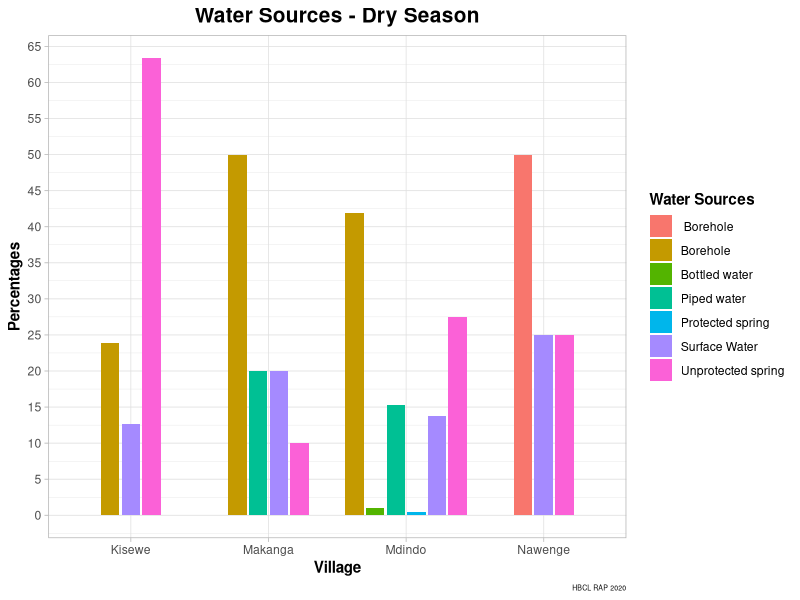
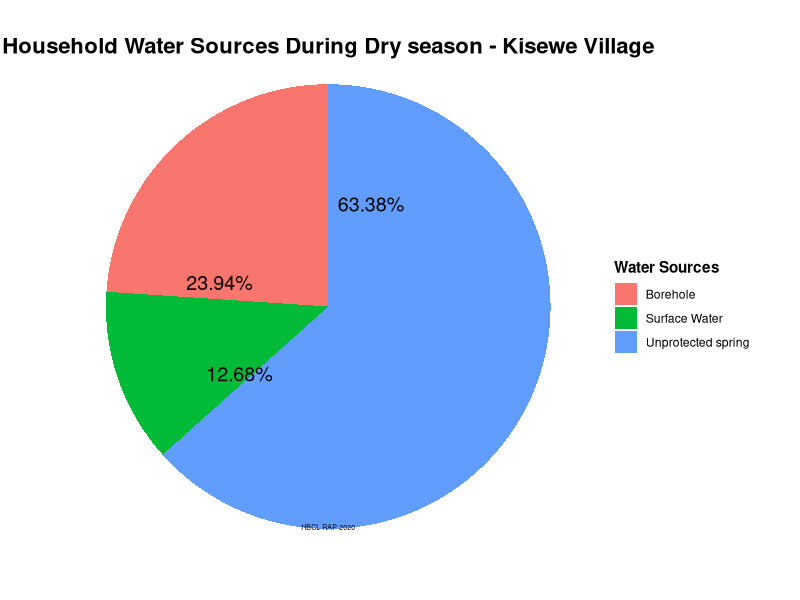
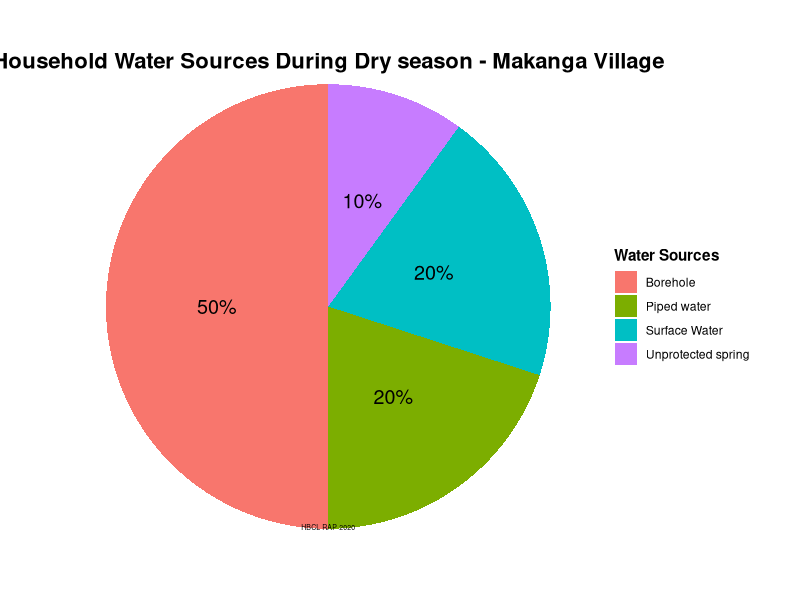
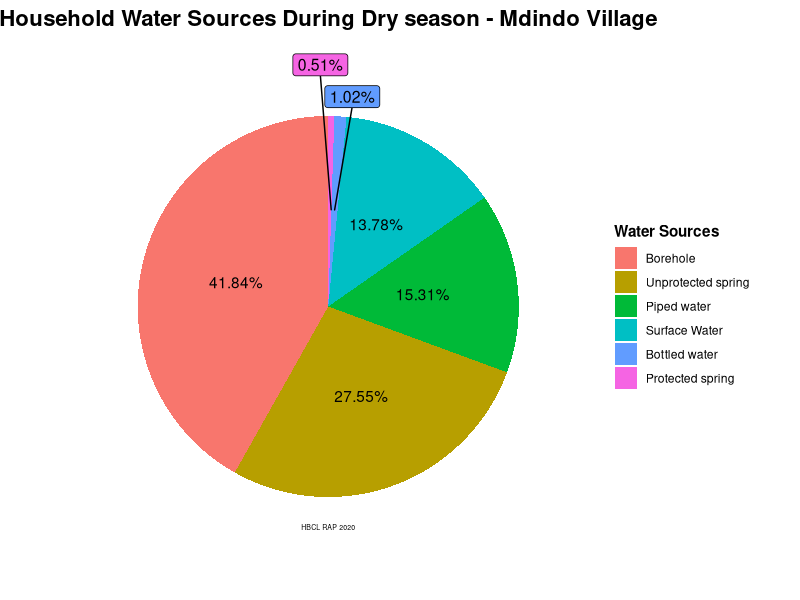
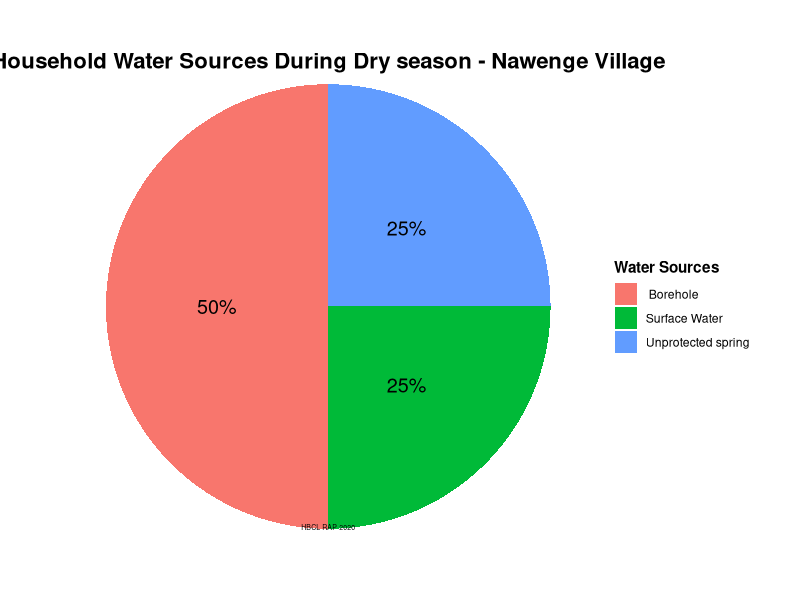
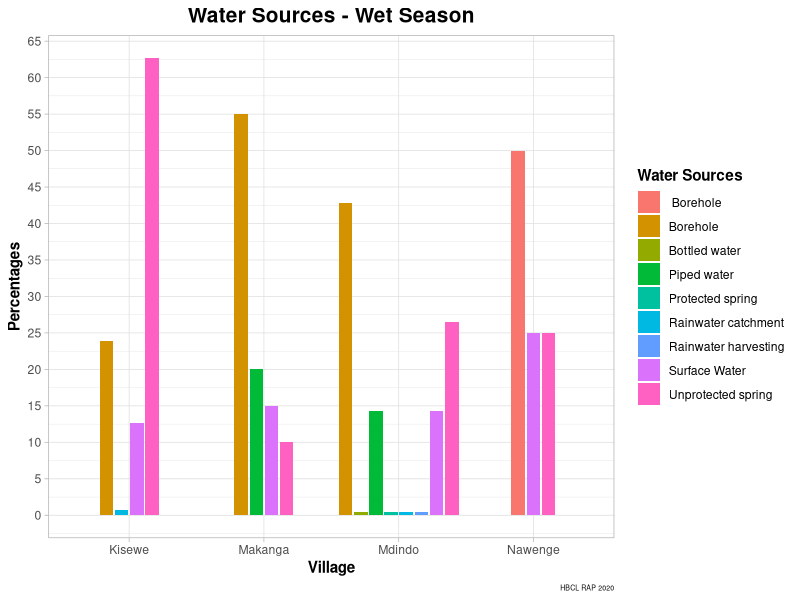
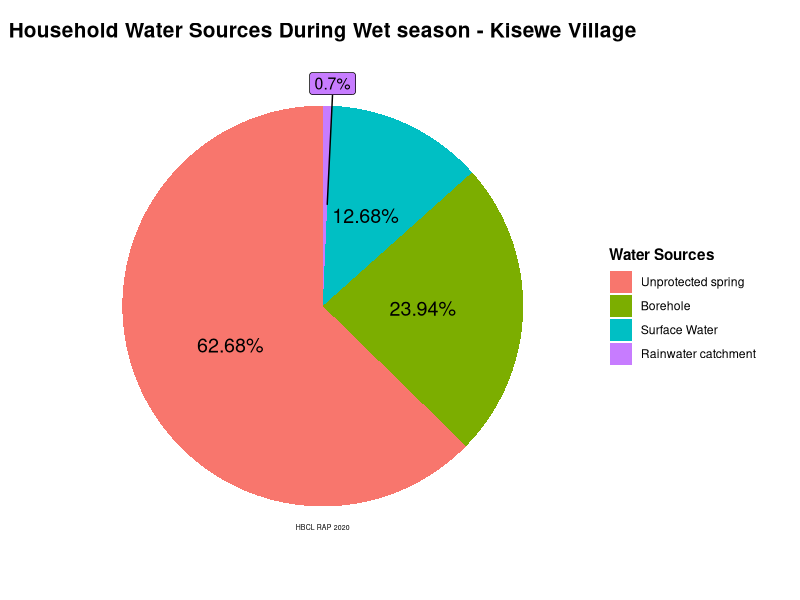
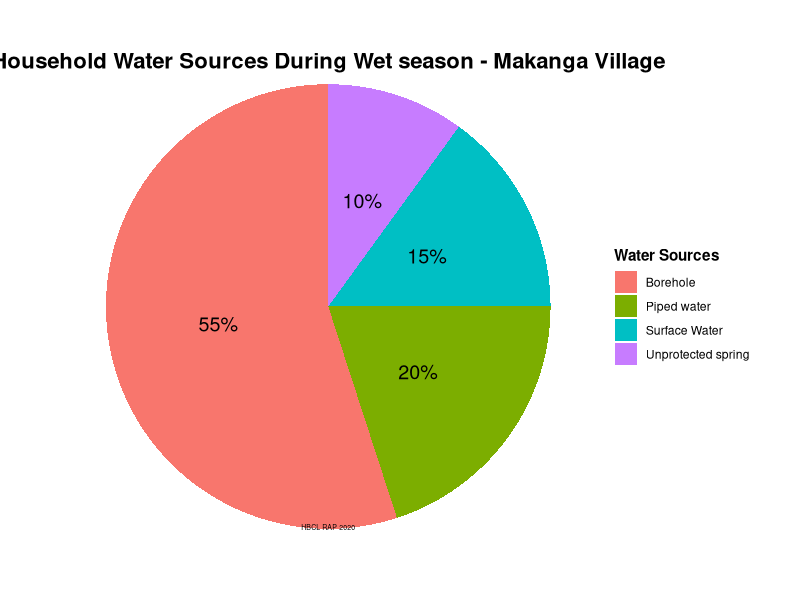

The R script that drew these images, in order: (Note: this script raises an error after producing the figures.)
      # Household Survey data analysis - WATER SORCES
      # Harmonic Biosphere Company Limited 
      # W. J. Simbila
      # June, 2020
      
      # Set working directory --------------------------------------------------------
      setwd("~")
      dir.create("RAP", showWarnings = FALSE)
      setwd("~/RAP")
      
      # Load/install required packageslibralies ---------------------------------------
      library(tidyverse)
      library(scales)
      library(ggrepel)
      
      
      options(scipen = 999)
      
      
      df<-read.csv("Household_Survey.csv",check.names = TRUE,stringsAsFactors = FALSE)
      
      
      # Renaming varibales
      df<-df %>% 
        rename(Respondent_Name = Respondent_.Name,
               HoH_N = HoH_.N, HM1_N = HM1_.N, HM7_G = HM6_G.1, HM8_G = HM_G)
      
      # WATER SERVICES AND DISTANCE 
      # 1 (a).Show percentage of each sources from each of the affected village - Dry Season
      df_Water_dryseason <- df %>% 
        select(Village, Water_Dryseason, Dryseason_dist_km) %>%
        mutate_all(na_if,"-") %>% 
        separate(Water_Dryseason,into = c("No_code","Water_Dryseason"),sep = "[0-9].") %>%
        mutate(Water_Dryseason = ifelse(is.na(Water_Dryseason), No_code, Water_Dryseason)) %>%
        select(-No_code) %>% 
        filter(!is.na(Water_Dryseason)) %>% 
        group_by(Village, Water_Dryseason) %>% 
        summarise(Dry_Season = n()) %>% 
        mutate(Dry_Season_Perc = round(Dry_Season/sum(Dry_Season)*100, digits = 2)) %>%
        mutate(Water_Dryseason = ifelse(Water_Dryseason ==" Unprotected spring", "Unprotected spring", Water_Dryseason),
               Water_Dryseason = ifelse(Water_Dryseason =="Surface water (lake/dam/river/stream)", "Surface Water", Water_Dryseason),
               Water_Dryseason = ifelse(Water_Dryseason ==" Surface water (lake/dam/river/stream)", "Surface Water", Water_Dryseason)) %>% 
        view()
      
      # Bar Chart Water Sources Dry Season
      ggplot(data = df_Water_dryseason, aes(x = Village, y = Dry_Season_Perc, fill = Water_Dryseason))+
        geom_col(position = position_dodge2(preserve = "single", width = 0.9))+
        #geom_text(aes(y = -1, label = Water_Dryseason), position = position_dodge(width = 0.9), size = 3, angle = 90, va = "top")+
        #geom_text(aes(label = ifelse(Dry_Season_Perc > 2, str_c(Dry_Season_Perc, "%"), "")), position = position_dodge2(width= 0.9, preserve = "single"),
                  #angle = 90, hjust = 1, size = 4)+
        #geom_text(aes(label = ifelse(Dry_Season_Perc < 2, str_c(Dry_Season_Perc, "%"), "")), position = position_dodge2(width= 0.9, preserve = "single"), 
                  #angle = 90, hjust = -0.1, size = 4)+
        scale_y_continuous(name = "Percentages", breaks = breaks_width(5))+
        labs(title = "Water Sources - Dry Season", caption = "HBCL RAP 2020", fill = "Water Sources")+
        theme_light()+
        theme(plot.title = element_text(size = 15, face = "bold", hjust = 0.5))+
        theme(plot.caption = element_text(size = 5, hjust = 1))+
        theme(legend.title = element_text(face = "bold"))+
        theme(axis.title.x = element_text(face = "bold"), axis.title.y = element_text(face = "bold"))
      
      
      # PIE CHART
      # (i). Pie Chat plot Kisewe water Sources - Dry Season -------------------------------------------------------
      df_Water_dryseason %>% 
        filter(Village == "Kisewe") %>% 
        ggplot(aes(x = "", y = Dry_Season_Perc, fill = Water_Dryseason))+
        geom_bar(stat = "identity")+
        coord_polar("y", start = 0)+
        geom_text(aes(label = str_c(Dry_Season_Perc, "%")), position = position_stack(vjust = 0.1), size = 5, colour = "black")+
        labs(title = "Household Water Sources During Dry season - Kisewe Village", caption = "HBCL RAP 2020", fill = "Water Sources")+
        theme_void()+
        theme(plot.title = element_text(hjust = 0.5, size = 16, face = "bold", vjust = -5))+
        theme(legend.title = element_text(face = "bold"))+
        theme(plot.caption = element_text(size = 5, vjust = 35, hjust = 0.5))
      
      # (ii). Makanga Pie Chat plot Makanga water Sources - Dry Season -------------------------------------------------------
      df_Water_dryseason %>% 
        filter(Village == "Makanga") %>% 
        ggplot(aes(x = "", y = Dry_Season_Perc, fill = Water_Dryseason))+
        geom_bar(stat = "identity")+
        coord_polar("y", start = 0)+
        geom_text(aes(label = str_c(Dry_Season_Perc, "%")), position = position_stack(vjust = 0.5), size = 5, colour = "black")+
        labs(title = "Household Water Sources During Dry season - Makanga Village", caption = "HBCL RAP 2020", fill = "Water Sources")+
        theme_void()+
        theme(plot.title = element_text(hjust = 0.5, size = 16, face = "bold", vjust = -8))+
        theme(legend.title = element_text(face = "bold"))+
        theme(plot.caption = element_text(size = 5, vjust = 35, hjust = 0.5))
      
      # (ii). Mdindo Pie Chat plot Mdindo water Sources - Dry Season -------------------------------------------------------
      df_Water_dryseason %>% 
        filter(Village == "Mdindo") %>% 
        mutate(Water_Dryseason = fct_reorder(Water_Dryseason, -Dry_Season_Perc)) %>% 
        ggplot( aes(x = "", y = Dry_Season_Perc, fill =Water_Dryseason))+
        geom_bar(stat = "identity")+
        coord_polar("y", start = 0)+
        geom_text(aes(label = ifelse(Dry_Season_Perc > 2, str_c(Dry_Season_Perc, "%"), "")), position = position_stack(vjust = 0.5))+
        geom_label_repel(aes(label = ifelse(Dry_Season_Perc < 2, str_c(Dry_Season_Perc, "%"), ""), y = Dry_Season_Perc), size = 4, show.legend = F, nudge_x = 0.6)+
        labs(title = "Household Water Sources During Dry season - Mdindo Village", caption = "HBCL RAP 2020", fill = "Water Sources")+
        theme_void()+
        theme(plot.title = element_text(hjust = 0.5, size = 16, face = "bold", vjust = 0.5))+
        theme(legend.title = element_text(face = "bold"))+
        theme(plot.caption = element_text(size = 5, vjust = 35, hjust = 0.5))
      
      # (iv). Pie Chat plot Nawenge water Sources - Dry Season -------------------------------------------------------
      df_Water_dryseason %>% 
        filter(Village == "Nawenge") %>% 
        ggplot(aes(x = "", y = Dry_Season_Perc, fill = Water_Dryseason))+
        geom_bar(stat = "identity")+
        coord_polar("y", start = 0)+
        geom_text(aes(label = str_c(Dry_Season_Perc, "%")), position = position_stack(vjust = 0.5), size = 5, colour = "black")+
        labs(title = "Household Water Sources During Dry season - Nawenge Village", caption = "HBCL RAP 2020", fill = "Water Sources")+
        theme_void()+
        theme(plot.title = element_text(hjust = 0.5, size = 16, face = "bold", vjust = -8))+
        theme(legend.title = element_text(face = "bold"))+
        theme(plot.caption = element_text(size = 5, vjust = 35, hjust = 0.5))
      
      # write.csv(df_Water, "water_dryseason.csv")
      
      # 1 (b).Distance variation to the houses - Dry Season --------------------------------- 
      df_Water <- df %>% 
        select(Village, Water_Dryseason, Dryseason_dist_km) %>%
        mutate_all(na_if,"-") %>% 
        separate(Water_Dryseason,into = c("No_code","Water_Dryseason"),sep = "[0-9].") %>%
        mutate(Water_Dryseason = ifelse(is.na(Water_Dryseason), No_code, Water_Dryseason)) %>%
        select(-No_code) %>% 
        mutate(Dryseason_dist_km = as.numeric(Dryseason_dist_km)) %>% 
        filter(!is.na(Water_Dryseason)) %>% 
        group_by(Village, Water_Dryseason) %>% 
        summarise(Ave_dist = mean(Dryseason_dist_km, na.rm = TRUE)) %>% 
        view()
      
      
      # 2 (a).Show percentage of each sources from each of the affected village - Wet Season
      df_Water_wetseason <- df %>% 
        select(Village, Water_Wetseason, Wetseason_dist_km) %>%
        mutate_all(na_if,"-") %>% 
        separate(Water_Wetseason,into = c("No_code","Water_Wetseason"),sep = "[0-9].") %>%
        mutate(Water_Wetseason = ifelse(is.na(Water_Wetseason), No_code, Water_Wetseason)) %>%
        select(-No_code) %>% 
        filter(!is.na(Water_Wetseason)) %>% 
        group_by(Village, Water_Wetseason) %>% 
        summarise(Wet_Season = n()) %>% 
        mutate(Wet_Season_Perc = round(Wet_Season/sum(Wet_Season)*100, digits = 2)) %>%
        mutate(Water_Wetseason = ifelse(Water_Wetseason ==" Unprotected spring", "Unprotected spring", Water_Wetseason),
               Water_Wetseason = ifelse(Water_Wetseason =="Surface water (lake/dam/river/stream)", "Surface Water", Water_Wetseason),
               Water_Wetseason = ifelse(Water_Wetseason ==" Surface water (lake/dam/river/stream)", "Surface Water", Water_Wetseason)) %>% 
        view()
      
      
      # Bar Chart Water Sources Wet Season
      ggplot(data = df_Water_wetseason, aes(x = Village, y = Wet_Season_Perc, fill = Water_Wetseason))+
        geom_col(position = position_dodge2(preserve = "single", width = 0.9))+
        #geom_text(aes(y = -1, label = Water_Dryseason), position = position_dodge(width = 0.9), size = 3, angle = 90, va = "top")+
        #geom_text(aes(label = ifelse(Wet_Season_Perc > 2, str_c(Wet_Season_Perc, "%"), "")), position = position_dodge2(width= 0.9, preserve = "single"), 
                  #angle = 90, hjust = 1, size = 4)+
        #geom_text(aes(label = ifelse(Wet_Season_Perc < 2, str_c(Wet_Season_Perc, "%"), "")), position = position_dodge2(width= 0.9, preserve = "single"), 
                  #angle = 90, hjust = -0.1, size = 4)+
        scale_y_continuous(name = "Percentages", breaks = breaks_width(5))+
        labs(title = "Water Sources - Wet Season", caption = "HBCL RAP 2020", fill = "Water Sources")+
        theme_light()+
        theme(plot.title = element_text(size = 15, face = "bold", hjust = 0.5))+
        theme(plot.caption = element_text(size = 5, hjust = 1))+
        theme(legend.title = element_text(face = "bold"))+
        theme(axis.title.x = element_text(face = "bold"), axis.title.y = element_text(face = "bold"))
      
      
      # (i). Pie Chat plot Kisewe water Sources - Wet Season -------------------------------------------------------
      df_Water_wetseason %>% 
        filter(Village == "Kisewe") %>%
        mutate(Water_Wetseason = fct_reorder(Water_Wetseason, -Wet_Season_Perc)) %>% 
        ggplot(aes(x = "", y = Wet_Season_Perc, fill = Water_Wetseason))+
        geom_bar(stat = "identity")+
        coord_polar("y", start = 0)+
        geom_text(aes(label = ifelse(Wet_Season_Perc >1, str_c( Wet_Season_Perc, "%"),"")), position = position_stack(vjust = 0.5), size = 5, colour = "black")+
        geom_label_repel(aes(label = ifelse(Wet_Season_Perc < 1, str_c(Wet_Season_Perc, "%"), "")), size = 4, nudge_x = 0.55, show.legend = F)+
        labs(title = "Household Water Sources During Wet season - Kisewe Village", caption = "HBCL RAP 2020", fill = "Water Sources")+
        theme_void()+
        theme(plot.title = element_text(hjust = 0.5, size = 15, face = "bold", vjust = -2))+
        theme(legend.title = element_text(face = "bold"))+
        theme(plot.caption = element_text(size = 5, vjust = 35, hjust = 0.5))
      
      # (ii). Pie Chat plot Makanga water Sources - Wet Season -------------------------------------------------------
      df_Water_wetseason %>% 
        filter(Village == "Makanga") %>% 
        ggplot(aes(x = "", y = Wet_Season_Perc, fill = Water_Wetseason))+
        geom_bar(stat = "identity")+
        coord_polar("y", start = 0)+
        geom_text(aes(label = str_c( Wet_Season_Perc, "%")), position = position_stack(vjust = 0.5), size = 5, colour = "black")+
        labs(title = "Household Water Sources During Wet season - Makanga Village", caption = "HBCL RAP 2020", fill = "Water Sources")+
        theme_void()+
        theme(plot.title = element_text(hjust = 0.5, size = 16, face = "bold", vjust = -8))+
        theme(legend.title = element_text(face = "bold"))+
        theme(plot.caption = element_text(size = 5, vjust = 35, hjust = 0.5))
      
      
      # (iii). Mdindo Pie Chat plot Mdindo water Sources - Wet Season -------------------------------------------------------
      df_Water_wetseason %>% 
        filter(Village == "Mdindo") %>% 
        ggplot(aes(x = "", y = Wet_Season_Perc, fill = reorder(Water_Wetseason, -Wet_Season_Perc)))+
        geom_bar(stat = "identity")+
        coord_polar("y", start = 0)+
        geom_text(aes(label = ifelse (Wet_Season_Perc > 14, str_c( Wet_Season_Perc, "%"), "")), position = position_stack(vjust = 0.5), size = 5, colour = "black")+
        geom_label_repel(aes(label = ifelse(Wet_Season_Perc < 14, str_c(Wet_Season_Perc, "%"), "")), size = 3, nudge_x = 1.5, show.legend = F)+
        labs(title = "Household Water Sources During Wet season - Mdindo Village", caption = "HBCL RAP 2020", fill = "Water Sources")+
        theme_void()+
        theme(plot.title = element_text(hjust = 0.5, size = 15, face = "bold", vjust = 2))+
        theme(legend.title = element_text(face = "bold"))+
        theme(plot.caption = element_text(size = 5, vjust = 35, hjust = 0.5))
      
      
      # (iiv).Pie Chat plot Nawenge water Sources - Wet Season -------------------------------------------------------
      df_Water_wetseason %>% 
        filter(Village == "Nawenge") %>% 
        ggplot(aes(x = "", y = Wet_Season_Perc, fill = Water_Wetseason))+
        geom_bar(stat = "identity")+
        coord_polar("y", start = 0)+
        geom_text(aes(label = str_c( Wet_Season_Perc, "%")), position = position_stack(vjust = 0.5), size = 5, colour = "black")+
        labs(title = "Household Water Sources During Wet season - Nawenge Village", caption = "HBCL RAP 2020", fill = "Water Sources")+
        theme_void()+
        theme(plot.title = element_text(hjust = 0.5, size = 16, face = "bold", vjust = -8))+
        theme(legend.title = element_text(face = "bold"))+
        theme(plot.caption = element_text(size = 5, vjust = 35, hjust = 0.5))
      
      # write.csv(df_Water, "water_wetseason.csv")
      
      
      # b.(i). Pie Chat plot Nawenge water Sources - Wet Season -------------------------------------------------------
      df_Nawenge_Drywater <- df_Water %>% 
        filter(Village == "Nawenge") %>% 
        ggplot(data = df_Nawenge_Drywater, aes(x = "", y = Dry_Season_Perc, fill = Water_Dryseason))+
        geom_bar(stat = "identity")+
        coord_polar("y", start = 0)+
        geom_text(aes(label = str_c(Dry_Season_Perc, "%")), position = position_stack(vjust = 0.5), size = 5, colour = "white")+
        labs(title = "Household Water Sources During Dry season - Nawenge Village", caption = "HBCL RAP 2020", fill = "Water Sources")+
        theme_void()+
        theme(plot.title = element_text(hjust = 0.5, size = 16, face = "bold", vjust = -5))+
        theme(legend.title = element_text(face = "bold"))+
        theme(plot.caption = element_text(size = 5, vjust = 35, hjust = 0.5))
      
      # 2 (b).Distance variation to the houses - Wet Season  
      df_Water_wetseason <- df %>% 
        select(Village, Water_Wetseason, Wetseason_dist_km) %>%
        mutate_all(na_if,"-") %>% 
        separate(Water_Wetseason,into = c("No_code","Water_Wetseason"),sep = "[0-9].") %>%
        mutate(Water_Wetseason = ifelse(is.na(Water_Wetseason), No_code, Water_Wetseason)) %>%
        select(-No_code) %>% 
        mutate( Wetseason_dist_km = as.numeric(Wetseason_dist_km)) %>% 
        filter(!is.na(Water_Wetseason)) %>% 
        group_by(Village, Water_Wetseason) %>% 
        summarise(Ave_dist = mean(Wetseason_dist_km, na.rm = TRUE)) %>% 
        view()
